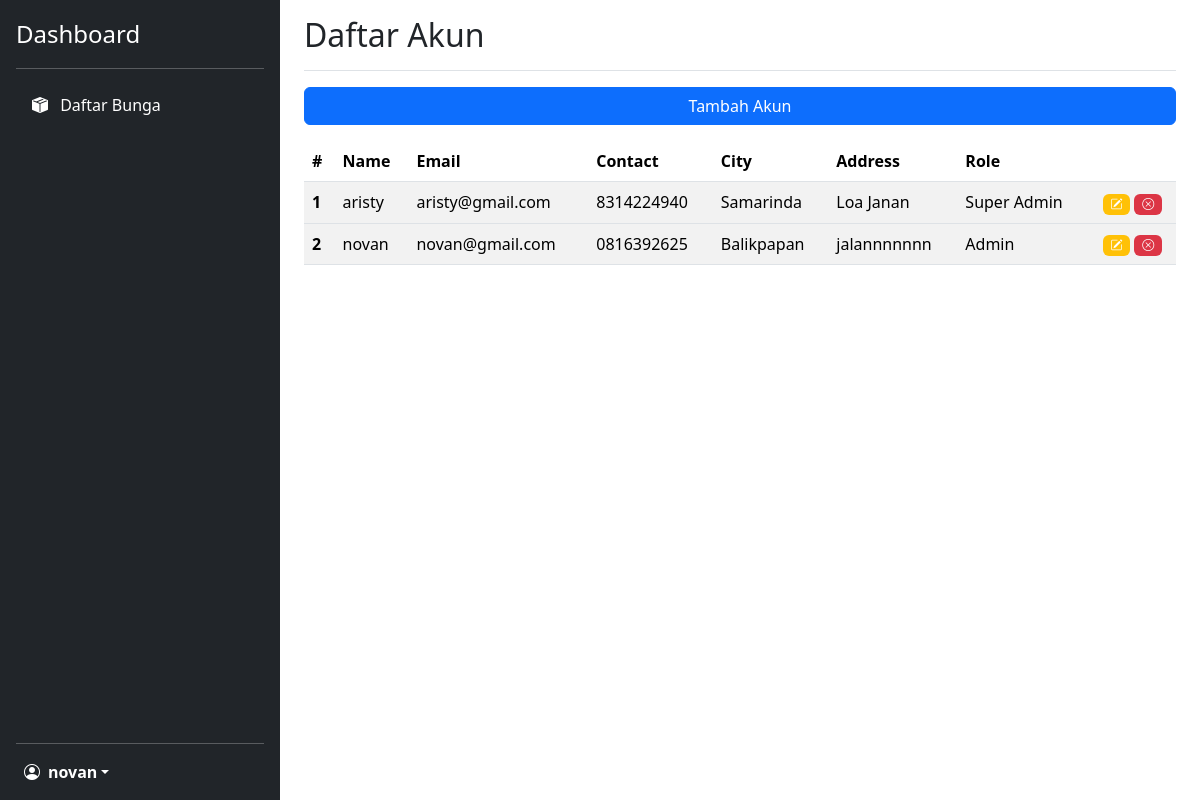
Page /dashboardSuper.php (signed in) on the committed database.
### tables this page shows
CREATE TABLE `users` (
  `id` int(11) NOT NULL,
  `name` varchar(255) NOT NULL,
  `email` varchar(255) NOT NULL,
  `password` varchar(255) NOT NULL,
  `contact` varchar(255) NOT NULL,
  `city` varchar(255) NOT NULL,
  `address` varchar(255) NOT NULL,
  `is_admin` tinyint(1) DEFAULT NULL
);

### dashboardSuper.php (the view, shortened to what this page needs)
<?php
require("includes/common.php");
include "includes/admin/header.php";
include "includes/admin/sidebar.php";
$sql = "SELECT * FROM users";
$result = mysqli_query($con, $sql);
?>
<div class="d-flex flex-column w-100 mx-4">
    <div class="d-flex justify-content-between flex-wrap flex-md-nowrap align-items-center pt-3 pb-2 mb-3 border-bottom">
        <h1 class="h2">Daftar Akun</h1>
    </div>
    <button class="btn btn-primary mb-3" data-bs-toggle="modal" data-bs-target="#tambahAkun">Tambah Akun</button>
    <table class="table table-striped">
        <thead>
            <tr>
                <th scope="col">#</th>
                <th scope="col">Name</th>
                <th scope="col">Email</th>
                <th scope="col">Contact</th>
                <th scope="col">City</th>
                <th scope="col">Address</th>
                <th scope="col">Role</th>
                <th scope="col"></th>
            </tr>
        </thead>
        <?php $i = 1 ?>
        <?php while ($row = mysqli_fetch_assoc($result)) : ?>
            <tbody>
                <tr>
                    <th><?= $i ?></th>
                    <td><?= $row['name']; ?></td>
                    <td><?= $row['email']; ?></td>
                    <td><?= $row['contact']; ?></td>
                    <td><?= $row['city']; ?></td>
                    <td><?= $row['address']; ?></td>
                    <?php if ($row['is_admin'] == 2) : ?>
                        <td>Super Admin</td>
                    <?php elseif ($row['is_admin'] == 1) : ?>
                        <td>Admin</td>
                    <?php else : ?>
                        <td>User</td>
                    <?php endif; ?>
                    <td class="text-center">
                        <button data-bs-toggle="modal" data-bs-target="#ubahAkun<?= $row['id']; ?>" class="badge bg-warning border-0"><i class="bi bi-pencil-square"></i></button>
                        <a href="akun/delete.php?id=<?= $row['id']; ?>" class="badge bg-danger border-0 tombol-hapus" data-pesan="Hapus Barang"><i class="bi bi-x-circle"></i></a>
                    </td>
                </tr>
            </tbody>
        <?php $i++;
        endwhile; ?>
    </table>
</div>
<?php include "includes/admin/footer.php" ?>

### rows in the picture
users: name "aristy", email "aristy@gmail.com", contact "8314224940", city "Samarinda", address "Loa Janan", is_admin "Super Admin"
users: name "novan", email "novan@gmail.com", contact "0816392625", city "Balikpapan", address "jalannnnnnn", is_admin "Admin"

### other values in the picture
$_SESSION['name'] "novan"
